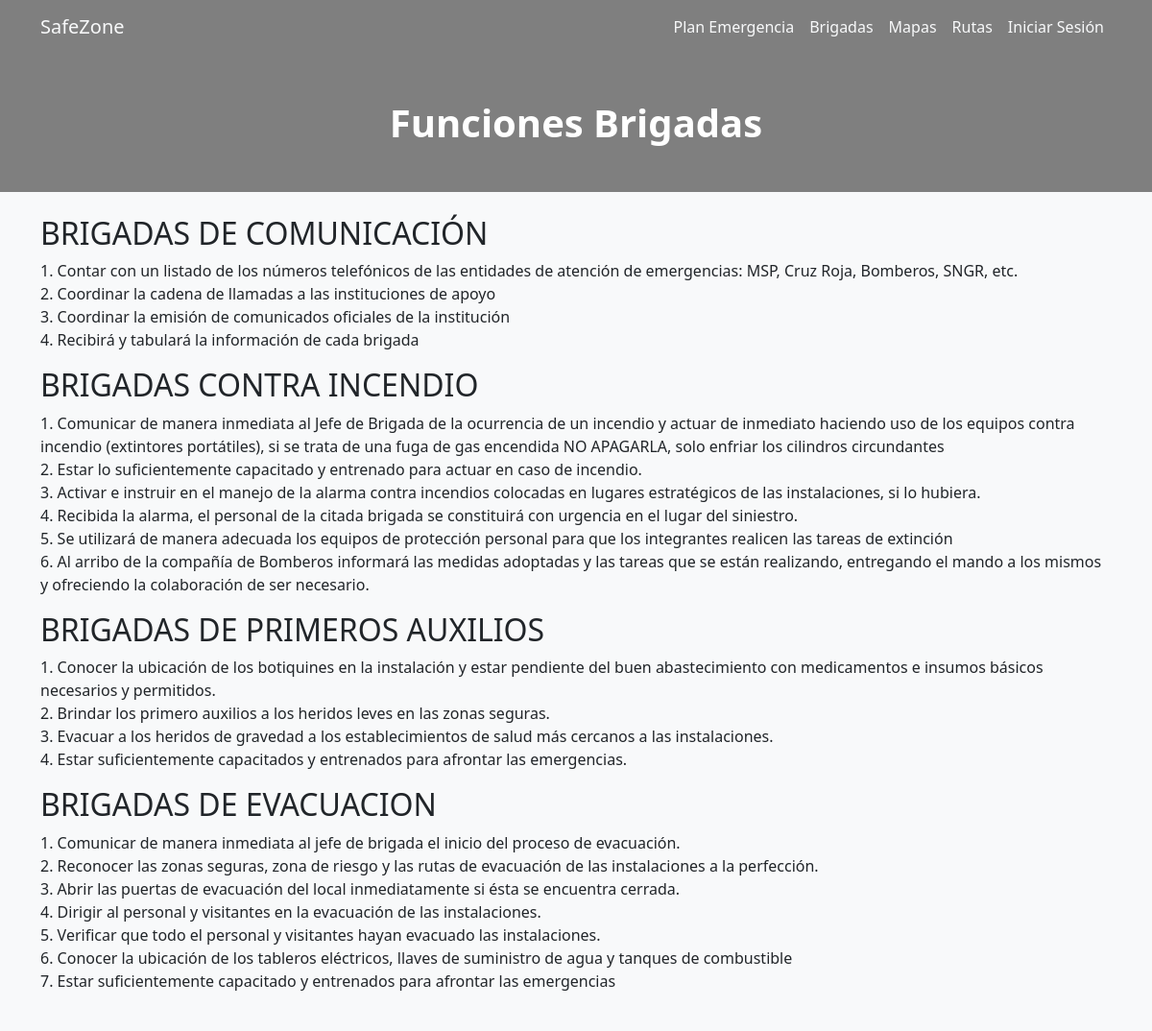
/function/, run on the app's committed database.
### resqroute/models.py (models this page shows, shortened)
class Brigade(models.Model):
    name = models.CharField(max_length=100, unique=True, null=False)

class FunctionsBrigade(models.Model):
    brigade = models.ForeignKey(Brigade, on_delete=models.CASCADE)
    function = models.CharField(max_length=300, null=False)

### resqroute/views.py (the view)
# urls.py: path('function/', views.function, name = 'function'),
def function(request):
    if request.method == 'POST':
        sign_in(request)
    brigades = Brigade.objects.all()
    functions = FunctionsBrigade.objects.order_by('function')
    context = {
        'brigades': brigades,
        'functions_brigades': functions
    }
    return render(request, 'brigade.html', context)

### resqroute/templates/brigade.html
{% extends user.is_authenticated|yesno:'authenticated.html,model.html' %}
{% block content %}
<main class="container-fluid text-center p-0">
  <h1 class="fw-bold text-white m-5">Funciones Brigadas</h1>
  <div class="container-fluid bg-light">
    <div class="container text-start pt-4 pb-4">
        {% for brigade in brigades %}
            <h2 class="">{{ brigade.name }}</h2>
            <ul class="list-unstyled">
                {% for function in functions_brigades %}
                    {% if function.brigade == brigade %}
                        <li class="list-group-item">{{ function.function }}</li>
                    {% endif %}
                {% endfor %}
            </ul>
        {% endfor %}
    </div>
  </div>
</main>
{% endblock %}

### resqroute/static/css/main.css (style rules this page uses)
html { -webkit-box-sizing: border-box; -moz-box-sizing: border-box; box-sizing: border-box; }
*, *:before, *:after { -webkit-box-sizing: inherit; -moz-box-sizing: inherit; box-sizing: inherit; }
body { background: url("https://www.unl.edu.ec/sites/default/files/galeria/2021/02/HEADER1.jpg") rgba(0, 0, 0, 0.5); background-blend-mode: multiply; background-position: center; background-size: cover; background-repeat: no-repeat; }

### data on the page
Brigade: name "BRIGADAS DE COMUNICACIÓN"
FunctionsBrigade: function "1. Contar con un listado de los números telefónicos de las entidades de atención de emergencias: MSP, Cruz Roja, Bomberos, SNGR, etc."
FunctionsBrigade: function "2. Coordinar la cadena de llamadas a las instituciones de apoyo"
FunctionsBrigade: function "3. Coordinar la emisión de comunicados oficiales de la institución"
FunctionsBrigade: function "4. Recibirá y tabulará la información de cada brigada"
Brigade: name "BRIGADAS CONTRA INCENDIO"
FunctionsBrigade: function "1. Comunicar de manera inmediata al Jefe de Brigada de la ocurrencia de un incendio y actuar de inmediato haciendo uso de los equipos contra incendio (extintores portátiles), si se trata de una fuga de gas encendida NO APAGARLA, solo enfriar los cilindros circundantes"
FunctionsBrigade: function "2. Estar lo suficientemente capacitado y entrenado para actuar en caso de incendio."
FunctionsBrigade: function "3. Activar e instruir en el manejo de la alarma contra incendios colocadas en lugares estratégicos de las instalaciones, si lo hubiera."
FunctionsBrigade: function "4. Recibida la alarma, el personal de la citada brigada se constituirá con urgencia en el lugar del siniestro."
FunctionsBrigade: function "5. Se utilizará de manera adecuada los equipos de protección personal para que los integrantes realicen las tareas de extinción"
FunctionsBrigade: function "6. Al arribo de la compañía de Bomberos informará las medidas adoptadas y las tareas que se están realizando, entregando el mando a los mismos y ofreciendo la colaboración de ser necesario."
Brigade: name "BRIGADAS DE PRIMEROS AUXILIOS"
FunctionsBrigade: function "1. Conocer la ubicación de los botiquines en la instalación y estar pendiente del buen abastecimiento con medicamentos e insumos básicos necesarios y permitidos."
FunctionsBrigade: function "2. Brindar los primero auxilios a los heridos leves en las zonas seguras."
FunctionsBrigade: function "3. Evacuar a los heridos de gravedad a los establecimientos de salud más cercanos a las instalaciones."
FunctionsBrigade: function "4. Estar suficientemente capacitados y entrenados para afrontar las emergencias."
Brigade: name "BRIGADAS DE EVACUACION"
FunctionsBrigade: function "1. Comunicar de manera inmediata al jefe de brigada el inicio del proceso de evacuación."
FunctionsBrigade: function "2. Reconocer las zonas seguras, zona de riesgo y las rutas de evacuación de las instalaciones a la perfección."
FunctionsBrigade: function "3. Abrir las puertas de evacuación del local inmediatamente si ésta se encuentra cerrada."
FunctionsBrigade: function "4. Dirigir al personal y visitantes en la evacuación de las instalaciones."
FunctionsBrigade: function "5. Verificar que todo el personal y visitantes hayan evacuado las instalaciones."
FunctionsBrigade: function "6. Conocer la ubicación de los tableros eléctricos, llaves de suministro de agua y tanques de combustible"
FunctionsBrigade: function "7. Estar suficientemente capacitado y entrenados para afrontar las emergencias"
